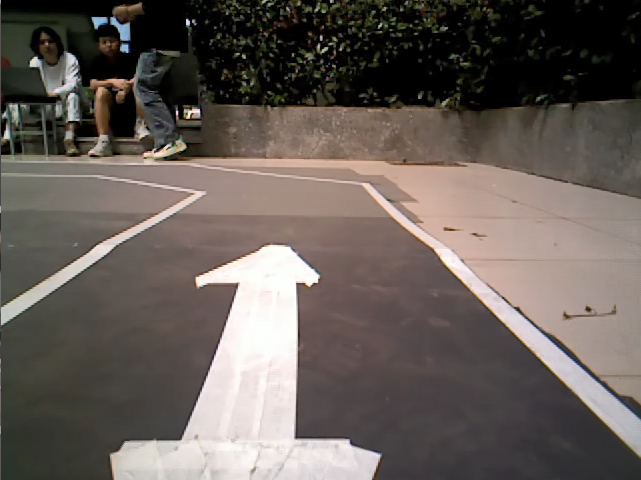
#> input picture image/arrow/2.png, 641 x 480 px, found by its file name
$ python zebra_crossing_detection.py
#> lines starting #> are read from the running program, lines starting #| are printed output that depends on the picture; after the words box and inside, x2 and y2 are one past the last pixel; in counts of white or black regions, pixels touching at a corner belong together
#> further down, image is the input picture: shape (480, 641, 3); mean B, G, R 88.4, 94, 102.3
import cv2
import numpy as np


class ZebraCrossingDetector:
    def __init__(self):
        self.zebra_judge = 0

    def detect_zebra_crossing(self, image):
        # 定义腐蚀和膨胀的核
        kernel_Ero = np.ones((3, 1), np.uint8)
        kernel_Dia = np.ones((5, 1), np.uint8)

        # 复制图像
        frame = cv2.resize(image, (640, 480))
        copy_img = frame.copy()

        # 获取图像的高度和宽度
        height, width = copy_img.shape[:2]
#> height = 480; width = 640

        # 设置感兴趣区域的左上角和右下角坐标
        roi_top_left = (width // 4, height//4)  # 左上角坐标为图像宽度的四分之一，高度为0
#> roi_top_left = (160, 120)
        roi_bottom_right = (width * 3 // 4, height*3//4)  # 右下角坐标为图像宽度的四分之三，高度为图像高度
#> roi_bottom_right = (480, 360)

        mask = np.zeros((height, width), dtype=np.uint8)
        cv2.rectangle(mask, roi_top_left, roi_bottom_right, 255, -1)
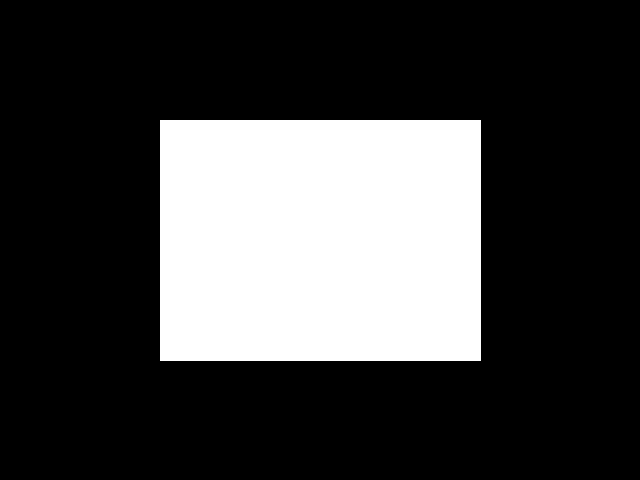
#> mask: shape (480, 640); 25.2% white; 1 white region, box (x1, y1, x2, y2) and area: (160, 120, 481, 361) 77361
        masked = cv2.bitwise_and(copy_img, copy_img, mask=mask)
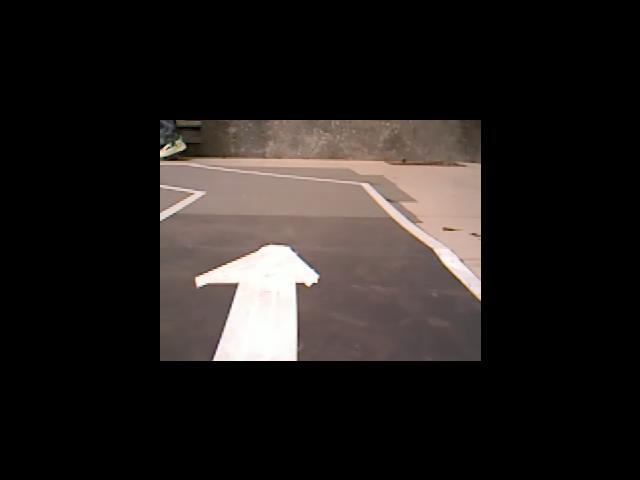
#> masked: shape (480, 640, 3); mean B, G, R 30.1, 32, 36.4

        # 灰度化
        gray = cv2.cvtColor(masked, cv2.COLOR_BGR2GRAY)
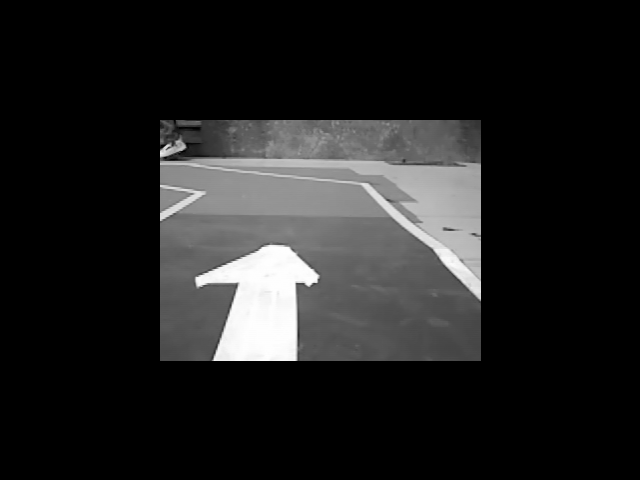
#> gray: shape (480, 640); min 0, max 255, mean 33.1

        # 高斯滤波
        imgblur = cv2.GaussianBlur(gray, (5, 5), 10)

        # 阈值处理
        ret, thresh = cv2.threshold(imgblur, 200, 255, cv2.THRESH_BINARY)
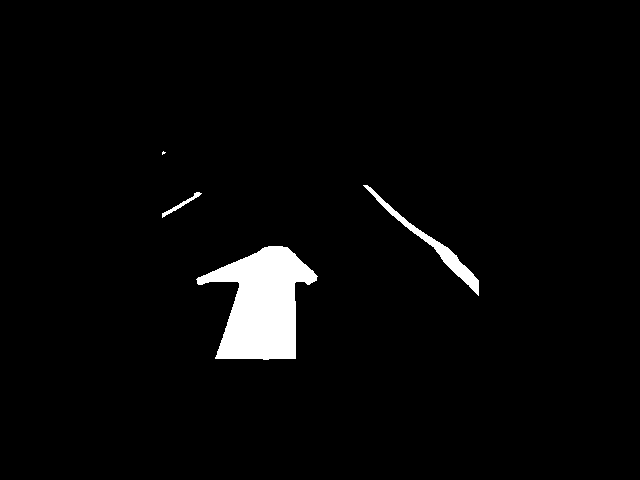
#> thresh: shape (480, 640); 3% white; 4 white regions (1 under 20 px), largest, box (x1, y1, x2, y2) and area: (196, 246, 318, 360) 7957, (363, 185, 479, 296) 1239, (162, 192, 202, 218) 164


        # 腐蚀
        img_Ero = cv2.erode(thresh, kernel_Ero, iterations=1)
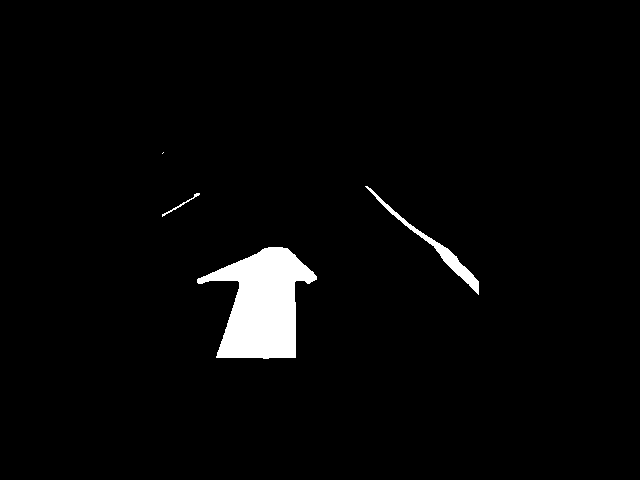
#> img_Ero: shape (480, 640); 2.9% white; 4 white regions (1 under 20 px), largest, box (x1, y1, x2, y2) and area: (197, 247, 317, 359) 7665, (365, 186, 479, 295) 1008, (162, 193, 200, 217) 85

        # 膨胀
        img_Dia = cv2.dilate(img_Ero, kernel_Dia, iterations=1)
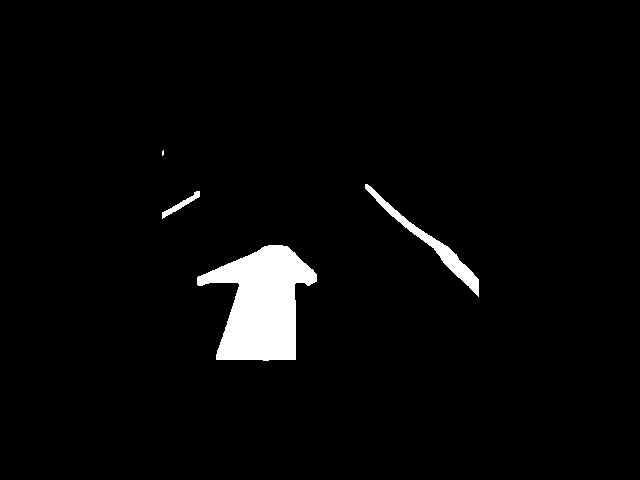
#> img_Dia: shape (480, 640); 3.2% white; 4 white regions (1 under 20 px)


        # 轮廓检测
        contours, _ = cv2.findContours(img_Dia, cv2.RETR_TREE, cv2.CHAIN_APPROX_NONE)
#> contours = 4 contours, 1 with area under 20; largest, box (x1, y1, x2, y2) and area: (197, 245, 317, 361) 8026, (365, 184, 479, 297) 1334, (162, 191, 200, 219) 192
        cnt = contours
#> cnt has the same summary as contours
        j = 0
        out = np.ones_like(copy_img) * 255  # 创建一个空的白色图像
        for contour in cnt:
            # 计算最小外接矩形
            rect = cv2.minAreaRect(contour)
            # 获取矩形的尺寸和角度信息
            rect_width, rect_height = rect[1]
            rect_angle = rect[2]

            # 筛选条件：长度大于100，高度大于15，且角度与水平线夹角不大于20度
            if rect_width > 20 and rect_height > 5 and rect_height<15 and abs(rect_angle) <= 20:
                # 绘制轮廓到图像上
                out = cv2.drawContours(copy_img, contour, -1, (0, 255, 0), 3)
                j += 1
#> this loop made 4 passes
#> (rect, rect_width, rect_height, rect_angle) on passes 1 to 4: (((256.5, 302.5), (115, 119), -90), 115, 119, -90), (((180.3, 204.1), (45.65, 6.35), -31.43), 45.65, 6.35, -31.43), (((425.2, 236.1), (15.77, 159), -47.07), 15.77, 159, -47.07), (((162.5, 152.5), (5, 1), -90), 5, 1, -90)
#> after the loop, j = 0

        # cv2.imshow("out", out)
        # print("j:" + str(j))
        if 4 <= j <= 6:
            # print("slow down*****************************************")
            # 在这里添加减速操作，例如调用一个控制小车减速的函数
            self.go(0.05, 0)
            return 1
        return 0

    def go(self, linear_velocity, angular_velocity):
        # print("检测到了")
        # 在这里添加控制小车运动的代码，例如发布速度控制指令给小车
        pass


# 示例用法
if __name__ == '__main__':
    # 初始化斑马线检测器
    zebra_detector = ZebraCrossingDetector()

    # 加载图像，这里假设 image 是你的图像数据
    image = cv2.imread('../../image/2.png')
    cv2.imshow("image", image)

    # 进行斑马线检测
    zebra_detected = zebra_detector.detect_zebra_crossing(image)
#> zebra_detected = 0

    cv2.waitKey(0)
    cv2.destroyAllWindows()

$ run again, with image/arrow/1.png copied over image/arrow/2.png
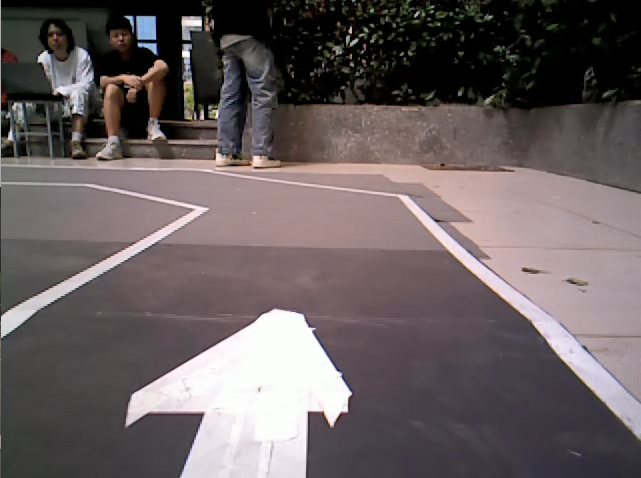
#> input picture image/arrow/1.png, 641 x 478 px, found by its file name
#> image is the input picture: shape (478, 641, 3); mean B, G, R 96.6, 94.9, 104.4
#> mask: shape (480, 640); 25.2% white; 1 white region, box (x1, y1, x2, y2) and area: (160, 120, 481, 361) 77361
#> in detect_zebra_crossing, `ret, thresh = cv2.threshold(imgblur, 200, 255, cv2.THRESH_BINARY)`:
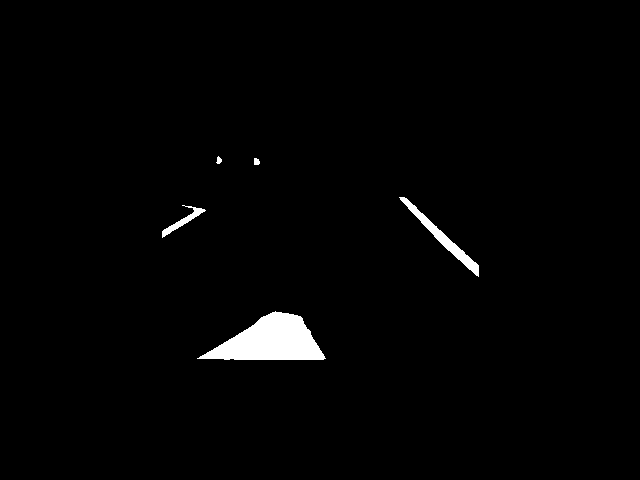
#> thresh: shape (480, 640); 1.6% white; 5 white regions, box (x1, y1, x2, y2) and area: (197, 311, 326, 360) 3679, (399, 197, 479, 277) 874, (162, 205, 206, 238) 311, (254, 158, 260, 165) 36, (216, 156, 222, 164) 31
#> img_Ero: shape (480, 640); 1.4% white; 5 white regions, box (x1, y1, x2, y2) and area: (200, 312, 325, 359) 3424, (400, 198, 479, 276) 715, (162, 208, 205, 237) 207, (254, 159, 260, 164) 24, (217, 157, 222, 163) 20
#> in detect_zebra_crossing, `img_Dia = cv2.dilate(img_Ero, kernel_Dia, iterations=1)`:
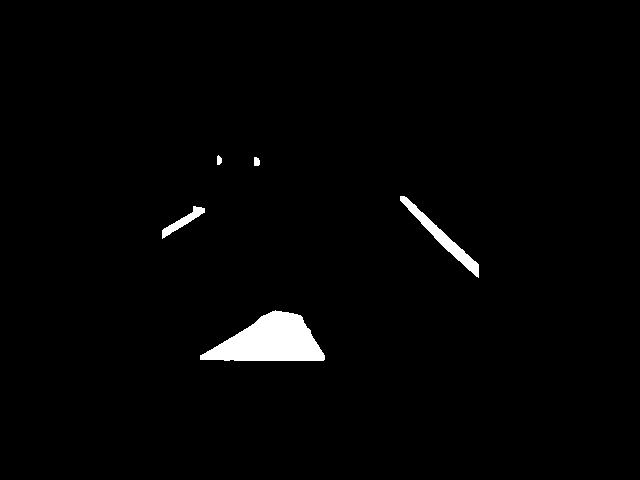
#> img_Dia: shape (480, 640); 1.8% white; 5 white regions
#> contours = 5 contours; box (x1, y1, x2, y2) and area: (200, 310, 325, 361) 3786, (400, 196, 479, 278) 940, (162, 206, 205, 239) 332, (254, 157, 260, 166) 36, (217, 155, 222, 165) 29
#> cnt has the same summary as contours
#> the loop in detect_zebra_crossing, `for contour in cnt:` made 5 passes
#> (rect, rect_width, rect_height, rect_angle) on passes 1 to 5: (((262, 335), (50, 124), -90), 50, 124, -90), (((181.3, 220.5), (51.59, 11.09), -33.69), 51.59, 11.09, -33.69), (((439.8, 235.7), (11.13, 112.3), -46.94), 11.13, 112.3, -46.94), (((256.5, 161), (8, 5), -90), 8, 5, -90), (((219, 159.5), (9, 4), -90), 9, 4, -90)
#> after the loop in detect_zebra_crossing, `for contour in cnt:`: j = 0

$ run again, with image/arrow/3.png copied over image/arrow/2.png
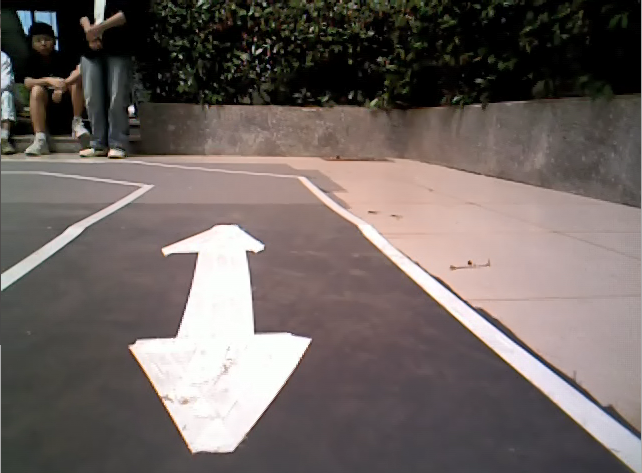
#> input picture image/arrow/3.png, 642 x 473 px, found by its file name
#> image is the input picture: shape (473, 642, 3); mean B, G, R 96.9, 100.1, 109.4
#> mask: shape (480, 640); 25.2% white; 1 white region, box (x1, y1, x2, y2) and area: (160, 120, 481, 361) 77361
#> in detect_zebra_crossing, `ret, thresh = cv2.threshold(imgblur, 200, 255, cv2.THRESH_BINARY)`:
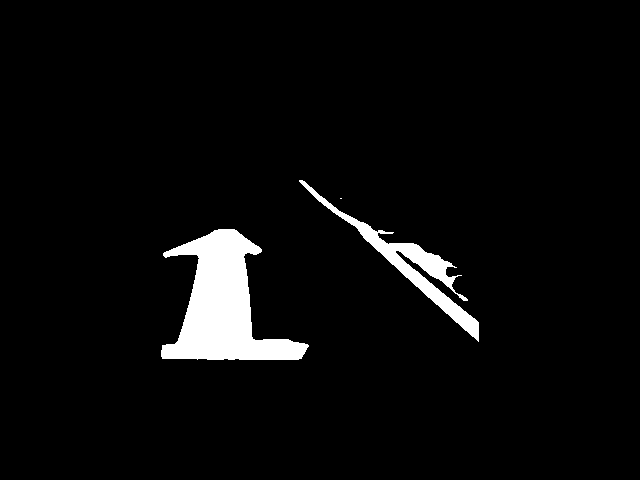
#> thresh: shape (480, 640); 4.2% white; 3 white regions (1 under 20 px), largest, box (x1, y1, x2, y2) and area: (161, 229, 309, 360) 9425, (299, 180, 479, 342) 3621
#> img_Ero: shape (480, 640); 3.9% white; 4 white regions (2 under 20 px), largest, box (x1, y1, x2, y2) and area: (161, 230, 308, 359) 9021, (300, 181, 479, 341) 3026
#> in detect_zebra_crossing, `img_Dia = cv2.dilate(img_Ero, kernel_Dia, iterations=1)`:
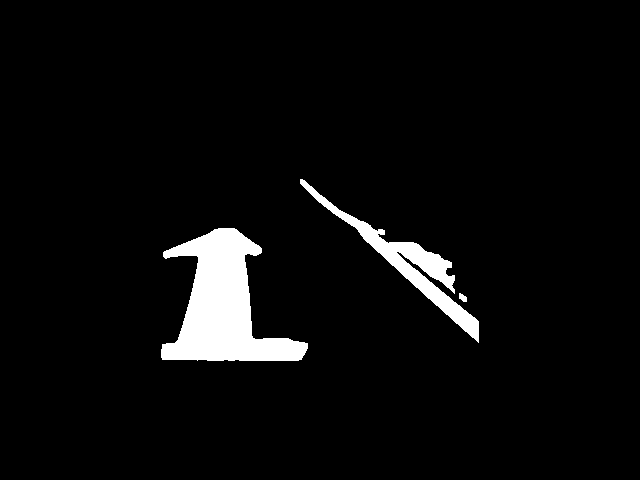
#> img_Dia: shape (480, 640); 4.5% white; 3 white regions
#> contours = 3 contours; box (x1, y1, x2, y2) and area: (161, 228, 308, 361) 9542, (300, 179, 479, 343) 3770, (459, 293, 467, 302) 36
#> cnt has the same summary as contours
#> the loop in detect_zebra_crossing, `for contour in cnt:` made 3 passes
#> (rect, rect_width, rect_height, rect_angle) on passes 1 to 3: (((462.3, 297.3), (5.27, 10.26), -56.31), 5.27, 10.26, -56.31), (((234, 294), (132, 146), -90), 132, 146, -90), (((401.4, 246.5), (42.44, 241.3), -48.54), 42.44, 241.3, -48.54)
#> after the loop in detect_zebra_crossing, `for contour in cnt:`: j = 0
